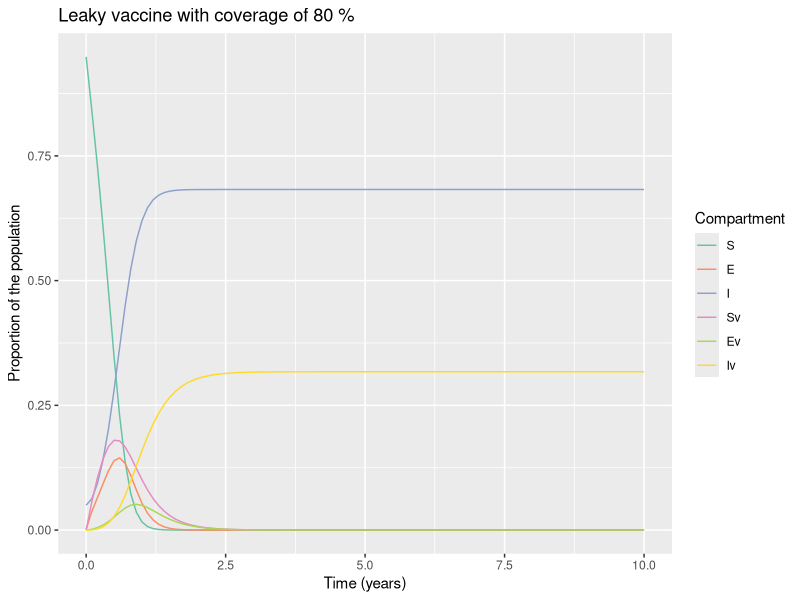

This chart was generated by the following R code:
# LOAD THE PACKAGES:
library(deSolve)
library(reshape2)
library(ggplot2)

# MODEL INPUTS:

initial_state_values <- c(S = 6510000-335500,
                          E = 10000,        
                          I = 325500,        
                          Sv = 0,      
                          Ev = 0,
                          Iv = 0)      

# Parameters
#R0= 1.68 (beta/delta)
parameters <- c(beta = 0.0276*365,     # the infection rate in units of years^-1 0.0276
                delta = 0.0164*365,     # the latency period in units of years^-1 0.0164
                c_s = 0.3,       # the reduction in the force of infection
                # acting on those vaccinated
                c_i = 0.8,# the reduction in the infectivity of vaccinated infected people  
                u = 0,#death rate in units of years^-1 1/(5*365)
                a = 0, #cull due to infection in units of years^-1
                b = 0, #birth rate in units of years^-1
                vc = 0.9, # vaccine coverage 
                e= 0.7)    #vaccine efficacy

# TIMESTEPS:

# Sequence of timesteps to solve the model at
times <- seq(from = 0, to = 10, by =0.1)#from 0 to 10 years, daily intervalS
# MODEL FUNCTION: 

vaccine_model <- function(time, state, parameters) {  
  
  with(as.list(c(state, parameters)), {    
    
    # Defining lambda as a function of beta and E:
    N <- S + E + I + Sv + Ev + Iv
    lambda <- beta * I/N + c_i * beta * Iv/N 
    # the Ev compartment gets c_i times less infected than the E compartment
    
    
    # The differential equations
    dS <- -lambda * S - u * S  - vc*e * S + (b * N * (1-vc)*e)           
    dE <- lambda * S - delta * E - u * E - vc*e * E
    dI <- delta * E - a * I - u * I  
    dSv <- -c_s * lambda * Sv - u * Sv + vc*e * S  + b * N * vc*e            
    dEv <- c_s * lambda * Sv - delta * Ev - u * Ev + vc * E*e
    dIv <- delta * Ev - a * Iv - u * Iv
    
    return(list(c(dS, dE, dI, dSv, dEv,dIv))) 
  })
  
}

# MODEL OUTPUT:

# Solving the differential equations using the ode integration algorithm
output <- as.data.frame(ode(y = initial_state_values, 
                            times = times, 
                            func = vaccine_model,
                            parms = parameters))

# PLOT THE OUTPUT

# turn output dataset into long format
output_long <- melt(as.data.frame(output), id = "time")

# Adding a column for the prevalence proportion to the long-format output
output_long$prevalence <- output_long$value/sum(initial_state_values)

# Plot the number in each compartment over time
ggplot(data = output_long,                                               
       aes(x = time, y = prevalence, colour = variable, group = variable)) +  
  geom_line() +                                                          
  xlab("Time (years)")+                                                   
  ylab("Proportion of the population") +
  labs(title = paste("Leaky vaccine with coverage of", 80, "%"), 
       colour = "Compartment") +
  scale_colour_brewer(palette = "Set2")
